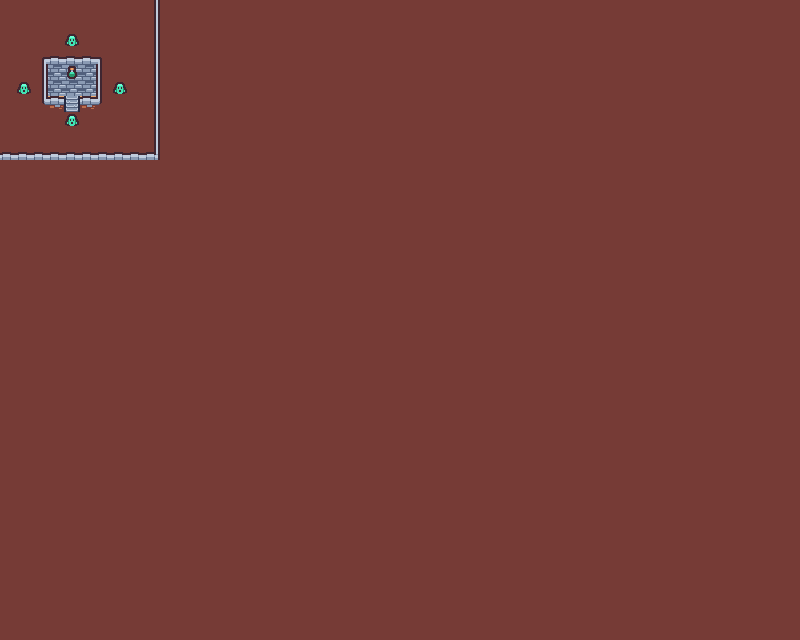

A level layout from a 2D game, rendered from its tile map. Below: a short description, then the map file with tile-grid data replaced by summaries:
An orthogonal 50x40 tile map with 16x16 px tiles, 3 tile layers (Tile Layer 1, Tile Layer 2, Tile Layer 3) and 7 objects.

<map version="1.10" tiledversion="1.10.1" orientation="orthogonal" renderorder="left-down" width="50" height="40" tilewidth="16" tileheight="16" infinite="0" nextlayerid="7" nextobjectid="16">
 <tileset firstgid="1" source="dungeon-crawler-v2.tsx" />
 <objectgroup id="4" name="jumpable">
  <object id="7" x="96.0625" y="47.9659" width="15.8125" height="64.125" />
  <object id="8" x="32.1847" y="48.1193" width="15.6307" height="63.7614" />
  <object id="9" x="48.1847" y="48.1193" width="47.6307" height="15.7614" />
  <object id="10" x="48.1846" y="97.1193" width="15.6307" height="14.8523" />
  <object id="11" x="80.1847" y="96.9375" width="15.6307" height="14.8523" />
  <object id="12" x="144.094" y="0.119318" width="15.8125" height="143.761" />
  <object id="13" x="0.09375" y="144.12" width="159.813" height="15.761" />
 </objectgroup>
 <layer id="1" name="Tile Layer 1" width="50" height="40">
  <data>[2000 cells, 2000 non-empty, 12 distinct tile ids]</data>
 </layer>
 <layer id="3" name="Tile Layer 2" width="50" height="40">
  <data>[2000 cells, 5 non-empty, 2 distinct tile ids]</data>
 </layer>
 <layer id="6" name="Tile Layer 3" width="50" height="40">
  <data>[2000 cells, 0 non-empty, 0 distinct tile ids]</data>
 </layer>
</map>
